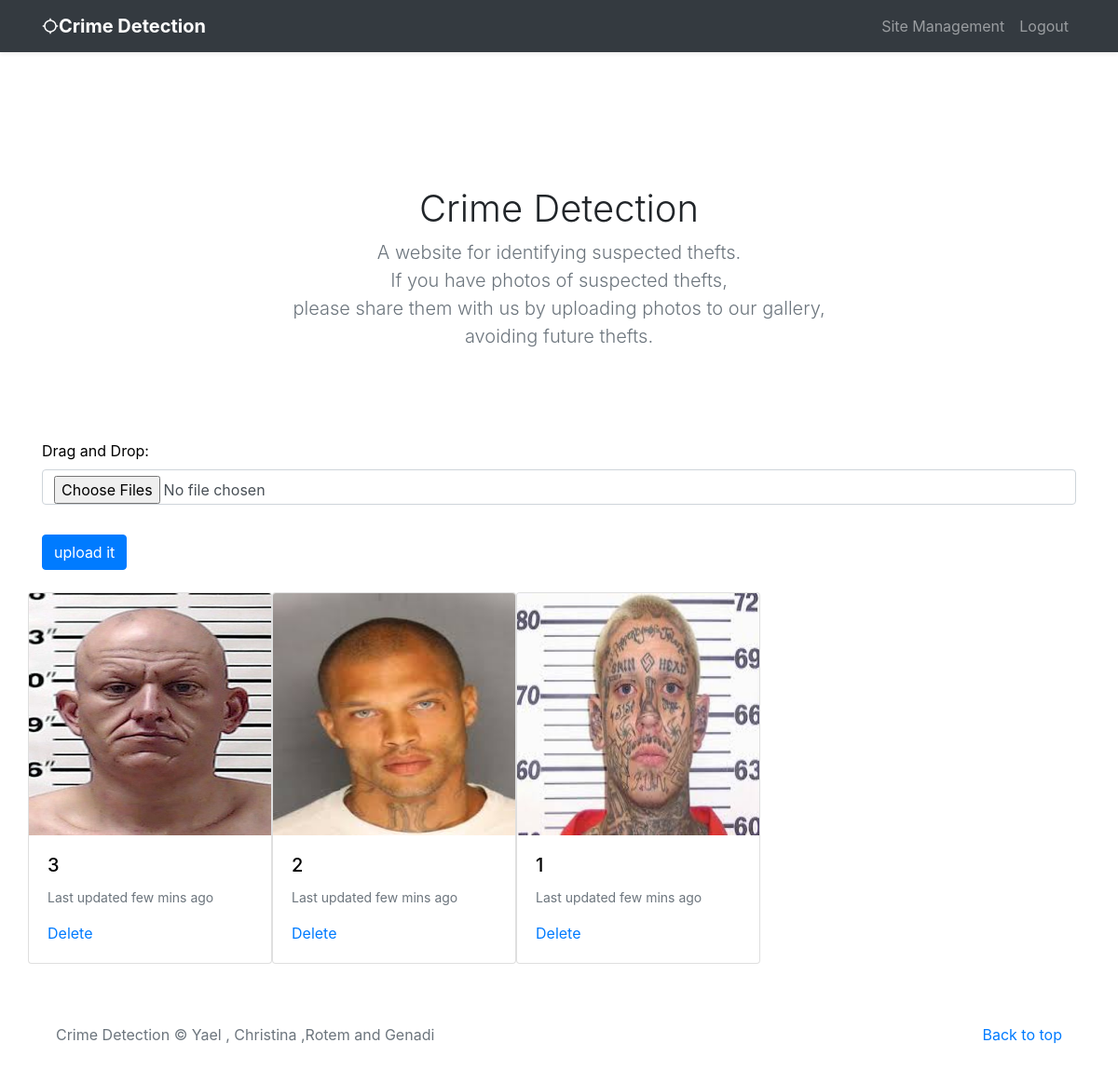
Before: / (signed in) with the older database file.
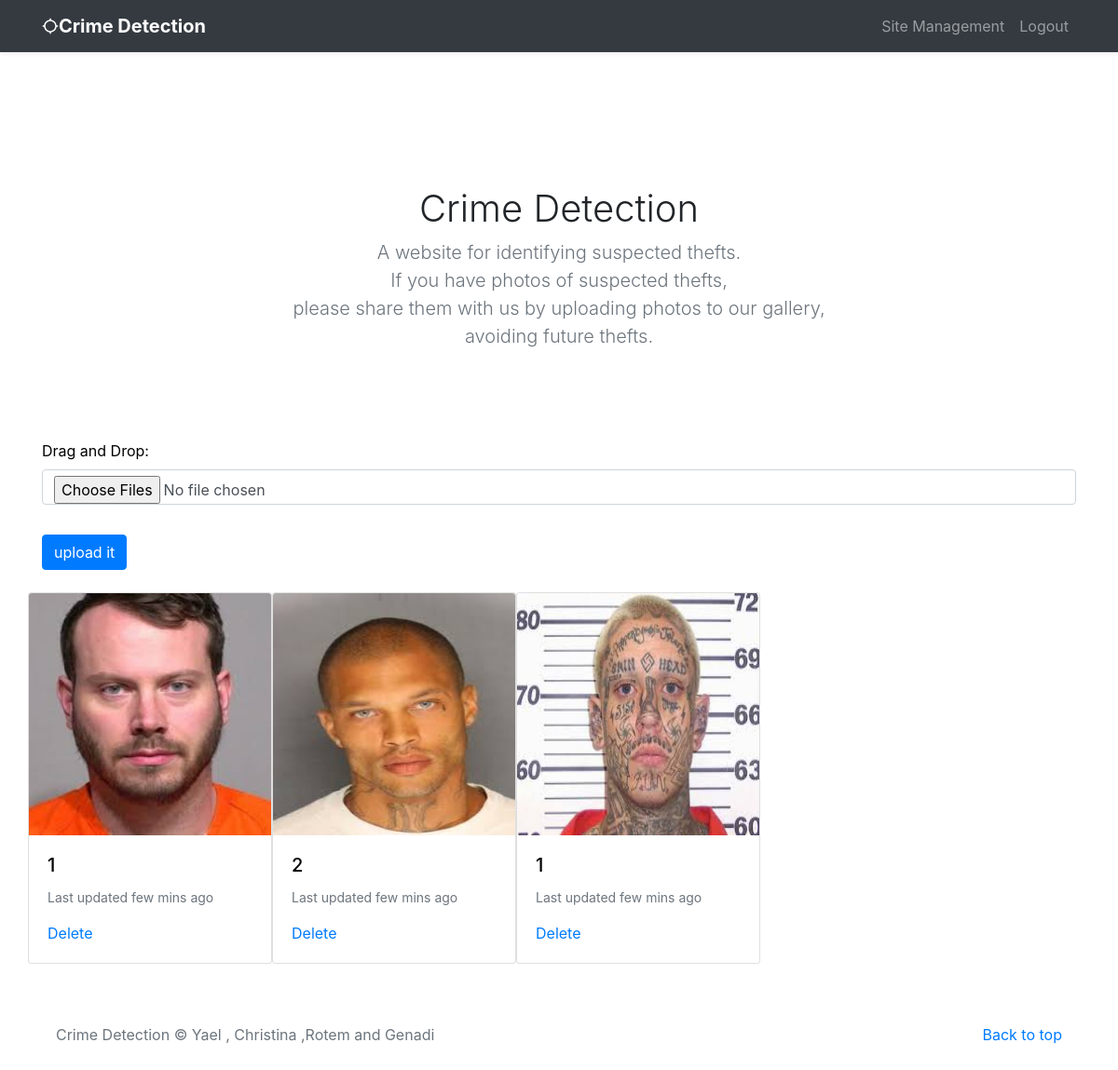
After: the same page with the newer database file.
### feed/models.py (models this page shows)
class Feed(models.Model):
    description = models.CharField(max_length=255, blank=True)
    document = models.FileField(upload_to='static/documents/')

### feed/views.py (the view)
# urls.py: url(r'^$', index, name = 'index'),
def index(request):
    all_documents = Feed.objects.all().order_by('-id')
    return render(request, 'index.html', {'all_documents': all_documents})

### feed/templates/index.html (shortened to what the changed rows need)
<html>
    <head>
        <link rel="stylesheet" href="https://stackpath.bootstrapcdn.com/bootstrap/4.5.0/css/bootstrap.min.css">
        <link href="../assets/dist/css/bootstrap.css" rel="stylesheet">
        <link href="album.css" rel="stylesheet">
    </head>
    <body>
        <br>
        <br>
        <div class="container">
            <form method="post" enctype="multipart/form-data" action="/push_feed" onsubmit="return feed_it()">
                <section class="jumbotron text-center">
                    <div class="container">
                      <h1>Crime Detection</h1>
                    </div>
                  </section>
                {% if user.is_authenticated %}
            </form>
            <div class="row" id="feeds">
                {% for doc in all_documents %}
                <span>
                    <div class="card-deck">
                        <div class="card">
                            <img class="card-img-top"
                             src="{{doc.document}}"
                             style="width: 260;  height: 260"
                             alt="Card image cap">
                            <div class="card-body">
                              <h5 class="card-title">{{doc.description}}</h5>
                              <p class="card-text"><small class="text-muted">Last updated few mins ago</small></p>
                              <div class="d-flex justify-content-between align-items-center">
                                {% if user.is_authenticated %}
                                {% if user.is_superuser %}
                                <a class="btn-group" href="{% url 'delete_feed' doc.id %}">Delete</a>
                                {% endif %}
                                {% endif %}
                            </div>
                            </div>
                        </div>
                    </div>
                </span>{% endfor %}
                {% endif %}
            </div>
        </div>
    </body>
</html>

Changed rows visible on the page:
removed Feed: document (picture), description "3"
added Feed: document (picture), description "1"
